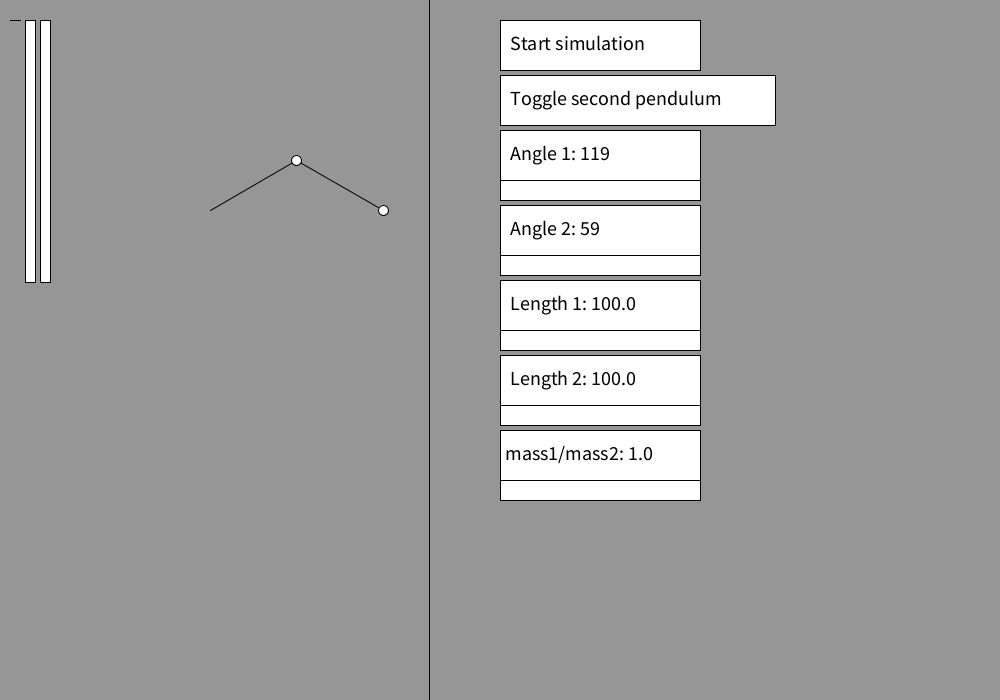
Frame 1 (no input)
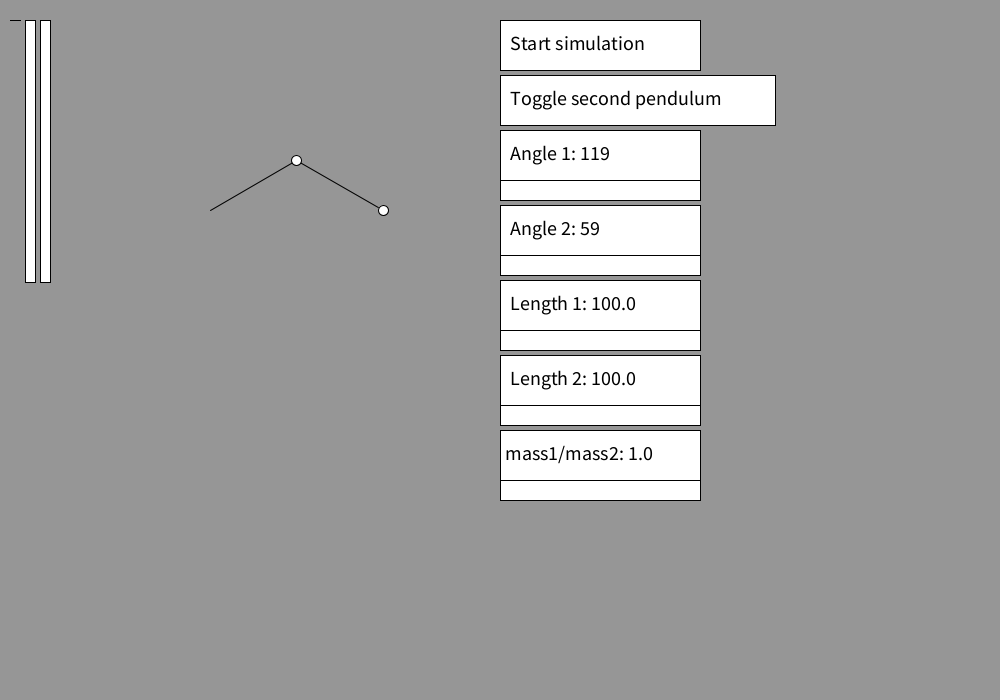
Frame 60 (the mouse pressed at the canvas centre just before this capture)
Frame 120 (the mouse held since frame 60 and released just before this capture): identical to frame 60, image omitted

The Processing sketch that drew these frames (run headless with seeded random() and noise(); from frame 60 on, the mouse is pressed at the canvas centre):

// Processing sketch: Double_Pendulum_Project
// ── Double_Pendulum_Project.pde
import java.util.*;
boolean play = false;
boolean pend2 = false;
float x2tem = 0;
float y2tem = 0;
float pinx = 210;
float piny = 210;
float grav = 3;
float mass1 = 0.5;
float mass2 = 0.5;
float length = 100.0;
float length2 = 100.0;
float start_angle = 120.0;
float start_angle2 = 60.0;
float ang_veloc = 0;
float ang_veloc2 = 0;
double ang = Math.toRadians(start_angle);
double ang2 = Math.toRadians(start_angle2);
float start_angle01 = 120.0;
float start_angle02 = 60.1;
float ang_veloc01 = 0;
float ang_veloc02 = 0;
double ang01 = Math.toRadians(start_angle01);
double ang02 = Math.toRadians(start_angle02);
float ken = 0;
float potential = 0;
float x2p = 0;
float y2p = 0;
float x3p = 0;
float y3p = 0;
float xtem = (float) ((float) (pinx + length * Math.sin(ang)) + length2 * Math.sin(ang2));
float ytem = (float) ((float) (piny + length * Math.cos(ang)) + length2 * Math.cos(ang2));
float xtem1 = (float) (pinx + length * Math.sin(ang));
float ytem1 = (float) (piny + length * Math.cos(ang));
float xtem2 = (float) ((float) (pinx + length * Math.sin(ang01)) + length2 * Math.sin(ang02));
float ytem2 = (float) ((float) (piny + length * Math.cos(ang01)) + length2 * Math.cos(ang02));
float xtem12 = (float) (pinx + length * Math.sin(ang01));
float ytem12 = (float) (piny + length * Math.cos(ang01));
float dt = 0.1;

//-------
// Phase space diagram stuff

//float plot_L = 200;
//float prev_x = (float)((Math.sin(ang)) + Math.sin(ang2))*0.5*plot_L;
//float prev_y = 650 - 0.5*plot_L;

void setup(){
  frameRate(120);
  size(1000, 700);
  background(150);
}

void pend3(){
  fill(150,150,150,225);
  rect(-1, -1, (length+length2)+pinx+20, 701);
  //background(200);
  float x2 = (float) (pinx + length * Math.sin(ang));
  float y2 = (float) (piny + length * Math.cos(ang));
  float x3 = (float) (x2 + length2 * Math.sin(ang2));
  float y3 = (float) (y2 + length2 * Math.cos(ang2));
  fill(255);
  stroke(0);
  strokeWeight(1);
  line(pinx, piny, x2, y2);
  line(x2, y2, x3, y3);
  ellipse(x2, y2, 10.0, 10.0); 
  ellipse(x3, y3, 10.0, 10.0);
  
  ken = 0.5*(0.5*(mass1*ang_veloc*ang_veloc*length*length) + 0.5*(mass2*(length*length*ang_veloc*ang_veloc + 
  length2*length2*ang_veloc2*ang_veloc2 + 2*length*length2*ang_veloc*ang_veloc2*(float)Math.cos(ang-ang2))));
  //potential = grav*(0.5*(mass1*(piny+length-y2)) + 0.5*(mass2*(piny+2*length2-y3)));
  potential = 0.5*grav*(mass1*(length-length*(float)Math.cos(ang))+mass2*(length+length2-(length*(float)Math.cos(ang)+length2*(float)Math.cos(ang2))));
  //println("kenetic: " + ken + ", potential: " + potential + ", total: " + (potential+ken));
  
  if(pend2){
    float xp2 = (float) (pinx + length * Math.sin(ang01));
    float yp2 = (float) (piny + length * Math.cos(ang01));
    float xp3 = (float) (xp2 + length2 * Math.sin(ang02));
    float yp3 = (float) (yp2 + length2 * Math.cos(ang02));
    fill(0);
    stroke(0);
    strokeWeight(1);
    line(pinx, piny, xp2, yp2);
    line(xp2, yp2, xp3, yp3);
    ellipse(xp2, yp2, 10.0, 10.0); 
    ellipse(xp3, yp3, 10.0, 10.0);
    fill(255);
    if(play){
      stroke(0);
      line((((1000-(length+length2+20))/2)+length+length2)+10+pinx+xtem2, ytem2, (((1000-(length+length2+20))/2)+length+length2)+10+pinx+xp3, yp3);
      line((((1000-(length+length2+20))/2)+length+length2)+10+pinx+xtem12, ytem12, (((1000-(length+length2+20))/2)+length+length2)+10+pinx+xp2, yp2);
      move02();
    }
    xtem2 = xp3;
    ytem2 = yp3;
    xtem12 = xp2;
    ytem12 = yp2;
  }
  if(play){
    stroke(255);
    line((length+length2)+10+pinx+xtem, ytem, (length+length2)+10+pinx+x3, y3);
    line((length+length2)+10+pinx+xtem1, ytem1, (length+length2)+10+pinx+x2, y2);
    stroke(0);
    move2();
  }
  xtem = x3;
  ytem = y3;
  xtem1 = x2;
  ytem1 = y2;
  rect(10,20,10,ken);
  rect(25,20,10,potential);
  rect(40, 20, 10, ken+potential);
  if(!play){
    rect(500, 20, 200, 50);
    rect(500, 75, 275, 50);
    rect(500, 130, 200, 50);
    rect(500, 180, 200, 20);
    rect(500, 205, 200, 50);
    rect(500, 255, 200, 20);
    rect(500, 280, 200, 50);
    rect(500, 330, 200, 20);
    rect(500, 355, 200, 50);
    rect(500, 405, 200, 20);
    rect(500, 430, 200, 50);
    rect(500, 480, 200, 20);
    if(pend2){
      rect(720, 130, 200, 50);
      rect(720, 180, 200, 20);
      rect(720, 205, 200, 50);
      rect(720, 255, 200, 20);
    }
    fill(0);
    textSize(20);
    text("Start simulation", 510, 50);
    text("Toggle second pendulum", 510, 105);
    text("Angle 1: " + (int)Math.toDegrees(ang), 510, 160);
    text("Angle 2: " + (int)Math.toDegrees(ang2), 510, 235);
    text("Length 1: " + length, 510, 310);
    text("Length 2: " + length2, 510, 385);
    text("mass1/mass2: " + ((int)(100*(mass1/mass2)))/100.0, 505, 460);
    if(pend2){
      text("Angle 1: " + (int)Math.toDegrees(ang01), 730, 160);
      text("Angle 2: " + (int)Math.toDegrees(ang02), 730, 235);
    }
    else{
      stroke(150);
      fill(150);
      rect(719, 129, 300, 400);
    }
  }
}

void mousePressed(){
  if(!play){
    if(mouseButton == LEFT){
      if(mouseX >= 500 && mouseX <= 700 && mouseY >= 20 && mouseY <= 70){
        play = true;
        background(150);
      }
    }
  }
  if(!play){
    if(mouseButton == LEFT){
      if(mouseX >= 500 && mouseX <= 700 && mouseY >= 480 && mouseY <= 500){
        mass1 = ((mouseX-500)/100.0)/(1+((mouseX-500)/100.0));
        mass2 = mass1/((mouseX-500)/100.0);
      }
    }
  }
  if(!play){
    if(mouseButton == LEFT){
      if(mouseX >= 500 && mouseX <= 700 && mouseY >= 330 && mouseY <= 350){
        background(150);
        length = mouseX - 500;
      }
    }
  }
  if(!play){
    if(mouseButton == LEFT){
      if(mouseX >= 500 && mouseX <= 700 && mouseY >= 405 && mouseY <= 425){
        background(150);
        length2 = mouseX - 500;
      }
    }
  }
  if(!play){
    if(mouseButton == LEFT){
      if(mouseX >= 500 && mouseX <= 700 && mouseY >= 180 && mouseY <= 200){
        ang = Math.toRadians(1.8*(mouseX - 600));
      }
    }
  }
  if(!play){
    if(mouseButton == LEFT){
      if(mouseX >= 500 && mouseX <= 700 && mouseY >= 255 && mouseY <= 275){
        ang2 = Math.toRadians(1.8*(mouseX - 600));
      }
    }
  }
  if(pend2){
    if(!play){
      if(mouseButton == LEFT){
        if(mouseX >= 720 && mouseX <= 920 && mouseY >= 180 && mouseY <= 200){
          ang01 = Math.toRadians(1.8*(mouseX - 820));
        }
      }
    }
    if(!play){
      if(mouseButton == LEFT){
        if(mouseX >= 720 && mouseX <= 920 && mouseY >= 255 && mouseY <= 275){
          ang02 = Math.toRadians(1.8*(mouseX - 820));
        }
      }
    }
  }
  if(mouseButton == LEFT && !play){
    if(mouseX >= 500 && mouseX <= 775 && mouseY >= 75 && mouseY <= 125){
      pend2 = !pend2;
    }
  }
}

void move2(){
  float denom1 = (length*(2*mass1+mass2-mass2*(float)Math.cos(2*ang-2*ang2)));
  float denom2 = (length2*(2*mass1+mass2-mass2*(float)Math.cos(2*ang-2*ang2)));
  
  float ang_acc1 = (-1*grav*(2*mass1+mass2)*(float)Math.sin(ang) - 
  grav*mass2*(float)Math.sin(ang-2*ang2) - 
  2*(float)Math.sin(ang-ang2)*mass2*(ang_veloc2*ang_veloc2*length2+ang_veloc*ang_veloc*length*(float)Math.cos(ang-ang2))) / 
  denom1;
  
  float ang_acc2 = (2*(float)Math.sin(ang-ang2)*(ang_veloc*ang_veloc*length*(mass1+mass2) + 
  grav*(mass1+mass2)*(float)Math.cos(ang) + ang_veloc2*ang_veloc2*length2*mass2*(float)Math.cos(ang-ang2))) / 
  denom2;
  
  float vtover21 = ang_veloc + 0.5*ang_acc1*dt;
  float vtover22 = ang_veloc2 + 0.5*ang_acc2*dt;
  float angt = (float)ang + vtover21*dt;
  float angt2 = (float)ang2 + vtover22*dt;
  float at1 = get_acc1(angt, angt2, vtover21, vtover22);
  float at2 = get_acc2(angt, angt2, vtover21, vtover22);
  ang_veloc = vtover21 + 0.5*at1*dt;
  ang_veloc2 = vtover22 + 0.5*at2*dt;
  ang = angt;
  ang2 = angt2;
  
  if(ang >= 2*Math.PI) {
    ang = ang % (2*Math.PI);
  }
  if(ang2 >= 2*Math.PI) {
    ang2 = ang2 % (2*Math.PI);
  }
}

float get_acc1(float x1, float x2, float v1, float v2){
  float denom1 = (length*(2*mass1+mass2-mass2*(float)Math.cos(2*x1-2*x2)));
  
  float ang_acc1 = (-1*grav*(2*mass1+mass2)*(float)Math.sin(x1) - 
  grav*mass2*(float)Math.sin(x1-2*x2) - 
  2*(float)Math.sin(x1-x2)*mass2*(v2*v2*length2+v1*v1*length*(float)Math.cos(x1-x2))) / 
  denom1;
  
  return ang_acc1;
}

float get_acc2(float x1, float x2, float v1, float v2){
  float denom = (length2*(2*mass1+mass2-mass2*(float)Math.cos(2*x1-2*x2)));
  
  float ang_acc2 = (2*(float)Math.sin(x1-x2)*(v1*v1*length*(mass1+mass2) + 
  grav*(mass1+mass2)*(float)Math.cos(x1) + v2*v2*length2*mass2*(float)Math.cos(x1-x2))) / 
  denom;
  
  return ang_acc2;
}

void move02(){
  float denom1 = (length*(2*mass1+mass2-mass2*(float)Math.cos(2*ang01-2*ang02)));
  float denom2 = (length2*(2*mass1+mass2-mass2*(float)Math.cos(2*ang01-2*ang02)));
  
  float ang_acc01 = (-1*grav*(2*mass1+mass2)*(float)Math.sin(ang01) - 
  grav*mass2*(float)Math.sin(ang01-2*ang02) - 
  2*(float)Math.sin(ang01-ang02)*mass2*(ang_veloc02*ang_veloc02*length2+ang_veloc01*ang_veloc01*length*(float)Math.cos(ang01-ang02))) / 
  denom1;
  
  float ang_acc02 = (2*(float)Math.sin(ang01-ang02)*(ang_veloc01*ang_veloc01*length*(mass1+mass2) + 
  grav*(mass1+mass2)*(float)Math.cos(ang01) + ang_veloc02*ang_veloc02*length2*mass2*(float)Math.cos(ang01-ang02))) / 
  denom2;
  
  float vtover21 = ang_veloc01 + 0.5*ang_acc01*dt;
  float vtover22 = ang_veloc02 + 0.5*ang_acc02*dt;
  float angt = (float)ang01 + vtover21*dt;
  float angt2 = (float)ang02 + vtover22*dt;
  float at1 = get_acc1(angt, angt2, vtover21, vtover22);
  float at2 = get_acc2(angt, angt2, vtover21, vtover22);
  ang_veloc01 = vtover21 + 0.5*at1*dt;
  ang_veloc02 = vtover22 + 0.5*at2*dt;
  ang01 = angt;
  ang02 = angt2;
  
  if(ang01 >= 2*Math.PI) {
    ang01 = ang01 % (2*Math.PI);
  }
  if(ang02 >= 2*Math.PI) {
    ang02 = ang02 % (2*Math.PI);
  }
}

//void phase(){
//  line(500, 650, 500+plot_L, 650);
//  line(500, 650, 500, 650-plot_L);
//  if(play){
//    stroke(0,50);
//    line(prev_x, prev_y, (float)((Math.sin(ang)) + Math.sin(ang2))*0.25*plot_L + 500 + 0.5*plot_L, 600 - 0.5*plot_L*(ang_veloc2));
//  }
//  prev_x = (float)((Math.sin(ang)) + Math.sin(ang2))*0.25*plot_L + 500 + 0.5*plot_L;
//  prev_y = 600 - 0.5*plot_L*(ang_veloc2);
//}

void draw(){
  pend3();
  //phase();
}
